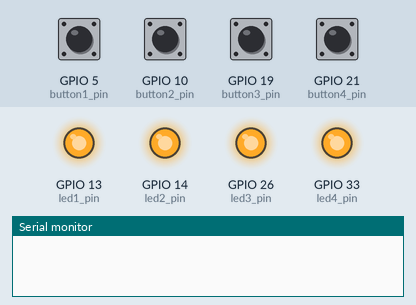
This sketch was run on a simulated ESP32. On the bench: output pins drawn as LEDs (lit = HIGH), the last lines printed to the serial monitor. The test bench sets the inputs (shaded band); at power-on: GPIO 5 (button1_pin), GPIO 10 (button2_pin), GPIO 19 (button3_pin), GPIO 21 (button4_pin) HIGH. WiFi joins after 1.5 s; servers stay silent unless stated.

Above: at 3.0 s.
3.1 s: GPIO 5 (button1_pin) pulled LOW for 1 s
At 4.9 s:
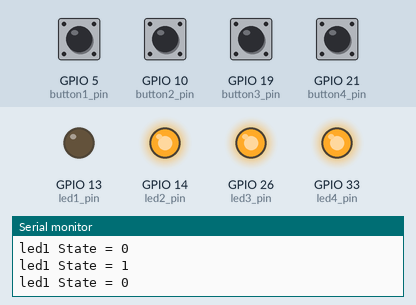
5.6 s: GPIO 10 (button2_pin) pulled LOW for 1 s
At 7.7 s:
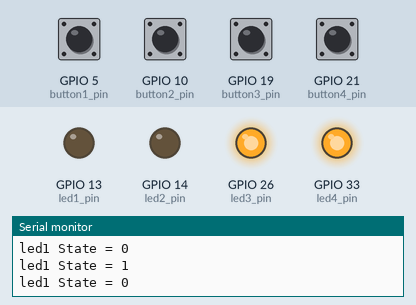
8.1 s: GPIO 5 (button1_pin) pulled LOW for 0.15 s
At 8.7 s:
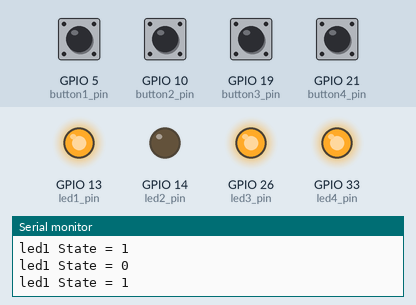
9.8 s: GPIO 19 (button3_pin) pulled LOW for 1 s
At 11.1 s:
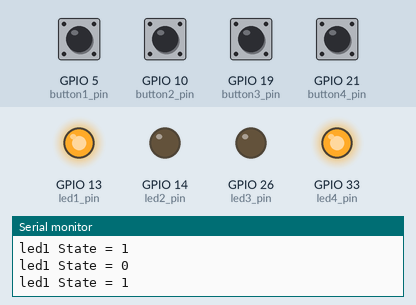
12.3 s: GPIO 10 (button2_pin) pulled LOW for 0.15 s
At 13.0 s:
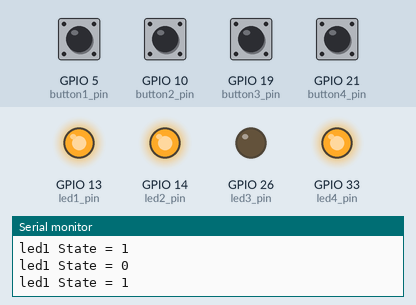
14.0 s: GPIO 21 (button4_pin) pulled LOW for 1 s
At 15.6 s:
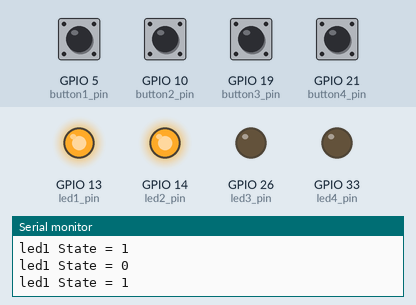
Timing chart, 0 to 17.1 s (numbered marks = the images above; inputs shaded):
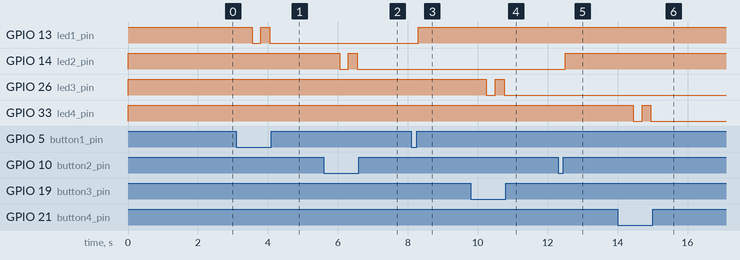

Measured:
- after the input at 3.1 s, GPIO 13 (led1_pin): HIGH → LOW after 0.45 s, → HIGH 0.25 s later, → LOW 0.25 s later
- after the input at 5.6 s, GPIO 14 (led2_pin): HIGH → LOW after 0.45 s, → HIGH 0.25 s later, → LOW 0.25 s later
- after the input at 8.1 s, GPIO 13 (led1_pin): LOW → HIGH after 0.20 s
- after the input at 9.8 s, GPIO 26 (led3_pin): HIGH → LOW after 0.45 s, → HIGH 0.25 s later, → LOW 0.25 s later
- after the input at 12.3 s, GPIO 14 (led2_pin): LOW → HIGH after 0.20 s
- after the input at 14.0 s, GPIO 33 (led4_pin): HIGH → LOW after 0.45 s, → HIGH 0.25 s later, → LOW 0.25 s later

The sketch:

ESP32_Home_Automation.ino
```cpp
//Prateek
//www.justdoelectronics.com
//https://www.youtube.com/c/JustDoElectronics

#define BLYNK_TEMPLATE_ID "TMPLjOi0Rz-W"
#define BLYNK_DEVICE_NAME "esp32"
#define BLYNK_AUTH_TOKEN "UF3ok0_l0VkhTDS-WD1gWZ65DdhnHpwx"

// Comment this out to disable prints and save space
#define BLYNK_PRINT Serial


#include <WiFi.h>
#include <WiFiClient.h>
#include <BlynkSimpleEsp32.h>

char auth[] = BLYNK_AUTH_TOKEN;

// Your WiFi credentials.
// Set password to "" for open networks.
char ssid[] = "prateeksingh";
char pass[] = "singh@@12345";

BlynkTimer timer;


#define button1_pin 5
#define button2_pin 10
#define button3_pin 19
#define button4_pin 21

#define led1_pin 13
#define led2_pin 14
#define led3_pin 26
#define led4_pin 33

int led1_state = 0;
int led2_state = 0;
int led3_state = 0;
int led4_state = 0;

#define button1_vpin    V1
#define button2_vpin    V2
#define button3_vpin    V3
#define button4_vpin    V4

BLYNK_CONNECTED() {
  Blynk.syncVirtual(button1_vpin);
  Blynk.syncVirtual(button2_vpin);
  Blynk.syncVirtual(button3_vpin);
  Blynk.syncVirtual(button4_vpin);
}

BLYNK_WRITE(button1_vpin) {
  led1_state = param.asInt();
  digitalWrite(led1_pin, led1_state);
}

BLYNK_WRITE(button2_vpin) {
  led2_state = param.asInt();
  digitalWrite(led2_pin, led2_state);
}

BLYNK_WRITE(button3_vpin) {
  led3_state = param.asInt();
  digitalWrite(led3_pin, led3_state);
}

BLYNK_WRITE(button4_vpin) {
  led4_state = param.asInt();
  digitalWrite(led4_pin, led4_state);
}


void setup()
{
  // Debug console
  Serial.begin(115200);
  pinMode(button1_pin, INPUT_PULLUP);
  pinMode(button2_pin, INPUT_PULLUP);
  pinMode(button3_pin, INPUT_PULLUP);
  pinMode(button4_pin, INPUT_PULLUP);

  pinMode(led1_pin, OUTPUT);
  pinMode(led2_pin, OUTPUT);
  pinMode(led3_pin, OUTPUT);
  pinMode(led4_pin, OUTPUT);


  digitalWrite(led1_pin, HIGH);
  digitalWrite(led2_pin, HIGH);
  digitalWrite(led3_pin, HIGH);
  digitalWrite(led4_pin, HIGH);

  Blynk.begin(auth, ssid, pass);

}

void loop()
{
  Blynk.run();
  timer.run();

  listen_push_buttons();
}

void listen_push_buttons(){
    if(digitalRead(button1_pin) == LOW){
      delay(200);
      control_led(1);
      Blynk.virtualWrite(button1_vpin, led1_state); //update button state
    }
    else if (digitalRead(button2_pin) == LOW){
      delay(200);
      control_led(2);
      Blynk.virtualWrite(button2_vpin, led2_state); //update button state
    }
    else if (digitalRead(button3_pin) == LOW){
      delay(200);
      control_led(3);
      Blynk.virtualWrite(button3_vpin, led3_state); //update button state
    }
    else if (digitalRead(button4_pin) == LOW){
      delay(200);
      control_led(4);
      Blynk.virtualWrite(button4_vpin, led4_state); //update button state
    }
}

void control_led(int led){

  if(led == 1){
    led1_state = !led1_state;
    digitalWrite(led1_pin, led1_state);
    Serial.print("led1 State = ");
    Serial.println(led1_state);
    delay(50);
  }

  else if(led == 2){
    led2_state = !led2_state;
    digitalWrite(led2_pin, led2_state);
    delay(50);
  }

  else if(led == 3){
    led3_state = !led3_state;
    digitalWrite(led3_pin, led3_state);
    delay(50);
  }

  else if(led == 4){
    led4_state = !led4_state;
    digitalWrite(led4_pin, led4_state);
    delay(50);
  }

}
```
